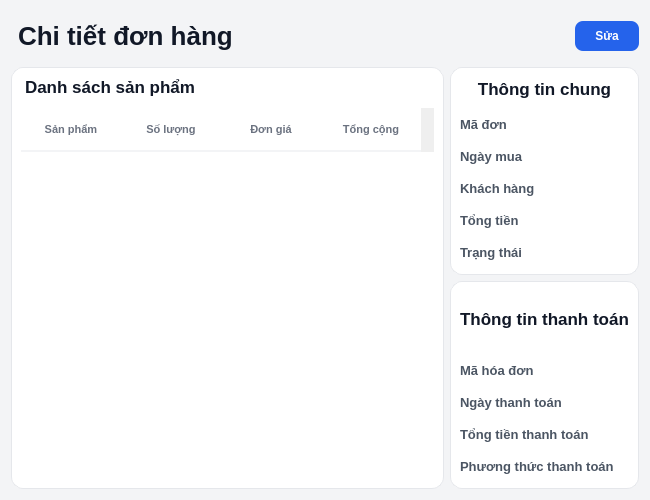
<?xml version="1.0" encoding="UTF-8"?>
<ui version="4.0">
 <class>Dialog</class>
 <widget class="QDialog" name="Dialog">
  <property name="geometry">
   <rect>
    <x>0</x>
    <y>0</y>
    <width>650</width>
    <height>500</height>
   </rect>
  </property>
  <property name="windowTitle">
   <string>Dialog</string>
  </property>
  <property name="styleSheet">
   <string notr="true">/* 1. Tổng thể Cửa sổ [cite: 851-853] */
QDialog {
    background-color: #f3f4f6; /* Nền xám nhạt làm nổi bật các Card trắng */
    font-family: &quot;Inter&quot;, &quot;Segoe UI&quot;, sans-serif;
}

/* 2. Tiêu đề trang chính (Chi tiết đơn hàng) [cite: 853-855] */
QLabel#lblTitleChiTietDonHang {
    font-size: 26px;
    font-weight: 800; /* Extra bold */
    color: #111827;   /* Đen tuyền hiện đại */
    padding: 10px 0px;
}

/* 3. Thẻ nội dung (Cards) [cite: 855-856] */
QFrame#frame, QFrame#frame_2, QFrame#frame_3 {
    background-color: #ffffff;
    border: 1px solid #e5e7eb;
    border-radius: 12px; /* Bo góc đồng bộ toàn hệ thống */
}

/* 4. Tiêu đề các khối con [cite: 856-858] */
QLabel#lblDanhSachSP, QLabel#lblThongTinChung, QLabel#lblThongTinThanhToan {
    font-size: 17px;
    font-weight: 700;
    color: #111827;
    margin-bottom: 5px;
}

/* 5. Nhãn thuộc tính (Labels) [cite: 858-860] */
QLabel#lblMaDon, QLabel#lblNgayMua, QLabel#lblKhachHang, QLabel#lblTongTien, 
QLabel#lblTrangThai, QLabel#lblMaHoaDon, QLabel#lblNgayThanhToan, 
QLabel#lblTongTienThanhToan, QLabel#lblPhuongThucThanhToan {
    font-size: 13px;
    font-weight: 600;
    color: #4b5563; /* Màu xám đậm giúp dịu mắt */
}

/* 6. Nhãn dữ liệu (Values) [cite: 860-861] */
QLabel#lblHienThiMaDon_2, QLabel#lblHienThiNgayMua, QLabel#lblHienThiKhachHang, 
QLabel#lblHienThiTrangThai, QLabel#lblHienThiTongTien, QLabel#lblHienThiMaHoaDon, 
QLabel#lblHienThiNgayThanhToan, QLabel#lblHienThiTongTienThanhToan, 
QLabel#lblHienThiPhuongThucThanhToan {
    font-size: 14px;
    font-weight: 500;
    color: #111827;
    padding: 5px 0px;
}

/* 7. Nút bấm (Ví dụ: Nút Sửa) [cite: 868] */
QPushButton#btnSua {
    background-color: #2563eb; /* Màu xanh dương thương hiệu */
    color: #ffffff;
    font-weight: 700;
    border-radius: 8px;
    padding: 8px 20px;
}

QPushButton#btnSua:hover {
    background-color: #1d4ed8;
}

/* 8. Bảng dữ liệu [cite: 863-866, 869-872] */
QTableWidget#tblDanhSachSP {
    background-color: #ffffff;
    border: none;
    gridline-color: transparent;
    outline: none;
}

QHeaderView::section {
    background-color: #ffffff;
    padding: 12px;
    border: none;
    border-bottom: 2px solid #f3f4f6;
    font-weight: bold;
    color: #6b7280;
    text-transform: uppercase; /* BUỘC IN HOA TIÊU ĐỀ CỘT */
    font-size: 11px;
}</string>
  </property>
  <layout class="QVBoxLayout" name="verticalLayout_4">
   <item>
    <layout class="QHBoxLayout" name="horizontalLayout_2">
     <item>
      <widget class="QLabel" name="lblTitleChiTietDonHang">
       <property name="text">
        <string>Chi tiết đơn hàng</string>
       </property>
      </widget>
     </item>
     <item>
      <spacer name="horizontalSpacer">
       <property name="orientation">
        <enum>Qt::Horizontal</enum>
       </property>
       <property name="sizeHint" stdset="0">
        <size>
         <width>40</width>
         <height>20</height>
        </size>
       </property>
      </spacer>
     </item>
     <item>
      <widget class="QPushButton" name="btnSua">
       <property name="text">
        <string>Sửa</string>
       </property>
      </widget>
     </item>
    </layout>
   </item>
   <item>
    <layout class="QHBoxLayout" name="horizontalLayout">
     <item>
      <widget class="QFrame" name="frame">
       <property name="frameShape">
        <enum>QFrame::StyledPanel</enum>
       </property>
       <property name="frameShadow">
        <enum>QFrame::Raised</enum>
       </property>
       <layout class="QVBoxLayout" name="verticalLayout_5">
        <item>
         <widget class="QLabel" name="lblDanhSachSP">
          <property name="text">
           <string>Danh sách sản phẩm</string>
          </property>
         </widget>
        </item>
        <item>
         <widget class="QTableWidget" name="tblDanhSachSP">
          <column>
           <property name="text">
            <string>Sản phẩm</string>
           </property>
          </column>
          <column>
           <property name="text">
            <string>Số lượng</string>
           </property>
          </column>
          <column>
           <property name="text">
            <string>Đơn giá</string>
           </property>
          </column>
          <column>
           <property name="text">
            <string>Tổng cộng</string>
           </property>
          </column>
         </widget>
        </item>
       </layout>
      </widget>
     </item>
     <item>
      <layout class="QVBoxLayout" name="verticalLayout_3">
       <item>
        <widget class="QFrame" name="frame_3">
         <property name="frameShape">
          <enum>QFrame::StyledPanel</enum>
         </property>
         <property name="frameShadow">
          <enum>QFrame::Raised</enum>
         </property>
         <layout class="QVBoxLayout" name="verticalLayout">
          <item>
           <widget class="QLabel" name="lblThongTinChung">
            <property name="text">
             <string>Thông tin chung</string>
            </property>
            <property name="alignment">
             <set>Qt::AlignCenter</set>
            </property>
           </widget>
          </item>
          <item>
           <layout class="QFormLayout" name="formLayout">
            <item row="0" column="0">
             <widget class="QLabel" name="lblMaDon">
              <property name="text">
               <string>Mã đơn</string>
              </property>
             </widget>
            </item>
            <item row="1" column="0">
             <widget class="QLabel" name="lblNgayMua">
              <property name="text">
               <string>Ngày mua</string>
              </property>
             </widget>
            </item>
            <item row="2" column="0">
             <widget class="QLabel" name="lblKhachHang">
              <property name="text">
               <string>Khách hàng</string>
              </property>
             </widget>
            </item>
            <item row="3" column="0">
             <widget class="QLabel" name="lblTongTien">
              <property name="text">
               <string>Tổng tiền</string>
              </property>
             </widget>
            </item>
            <item row="4" column="0">
             <widget class="QLabel" name="lblTrangThai">
              <property name="text">
               <string>Trạng thái</string>
              </property>
             </widget>
            </item>
            <item row="0" column="1">
             <widget class="QLabel" name="lblHienThiMaDon_2">
              <property name="text">
               <string/>
              </property>
             </widget>
            </item>
            <item row="1" column="1">
             <widget class="QLabel" name="lblHienThiNgayMua">
              <property name="text">
               <string/>
              </property>
             </widget>
            </item>
            <item row="2" column="1">
             <widget class="QLabel" name="lblHienThiKhachHang">
              <property name="text">
               <string/>
              </property>
             </widget>
            </item>
            <item row="4" column="1">
             <widget class="QLabel" name="lblHienThiTrangThai">
              <property name="text">
               <string/>
              </property>
             </widget>
            </item>
            <item row="3" column="1">
             <widget class="QLabel" name="lblHienThiTongTien">
              <property name="text">
               <string/>
              </property>
             </widget>
            </item>
           </layout>
          </item>
         </layout>
        </widget>
       </item>
       <item>
        <widget class="QFrame" name="frame_2">
         <property name="frameShape">
          <enum>QFrame::StyledPanel</enum>
         </property>
         <property name="frameShadow">
          <enum>QFrame::Raised</enum>
         </property>
         <layout class="QVBoxLayout" name="verticalLayout_2">
          <item>
           <widget class="QLabel" name="lblThongTinThanhToan">
            <property name="text">
             <string>Thông tin thanh toán</string>
            </property>
            <property name="alignment">
             <set>Qt::AlignCenter</set>
            </property>
           </widget>
          </item>
          <item>
           <layout class="QFormLayout" name="formLayout_2">
            <item row="0" column="0">
             <widget class="QLabel" name="lblMaHoaDon">
              <property name="text">
               <string>Mã hóa đơn</string>
              </property>
             </widget>
            </item>
            <item row="1" column="0">
             <widget class="QLabel" name="lblNgayThanhToan">
              <property name="text">
               <string>Ngày thanh toán</string>
              </property>
             </widget>
            </item>
            <item row="2" column="0">
             <widget class="QLabel" name="lblTongTienThanhToan">
              <property name="text">
               <string>Tổng tiền thanh toán</string>
              </property>
             </widget>
            </item>
            <item row="3" column="0">
             <widget class="QLabel" name="lblPhuongThucThanhToan">
              <property name="text">
               <string>Phương thức thanh toán</string>
              </property>
             </widget>
            </item>
            <item row="0" column="1">
             <widget class="QLabel" name="lblHienThiMaHoaDon">
              <property name="text">
               <string/>
              </property>
             </widget>
            </item>
            <item row="1" column="1">
             <widget class="QLabel" name="lblHienThiNgayThanhToan">
              <property name="text">
               <string/>
              </property>
             </widget>
            </item>
            <item row="2" column="1">
             <widget class="QLabel" name="lblHienThiTongTienThanhToan">
              <property name="text">
               <string/>
              </property>
             </widget>
            </item>
            <item row="3" column="1">
             <widget class="QLabel" name="lblHienThiPhuongThucThanhToan">
              <property name="text">
               <string/>
              </property>
             </widget>
            </item>
           </layout>
          </item>
         </layout>
        </widget>
       </item>
      </layout>
     </item>
    </layout>
   </item>
  </layout>
 </widget>
 <resources/>
 <connections/>
</ui>
